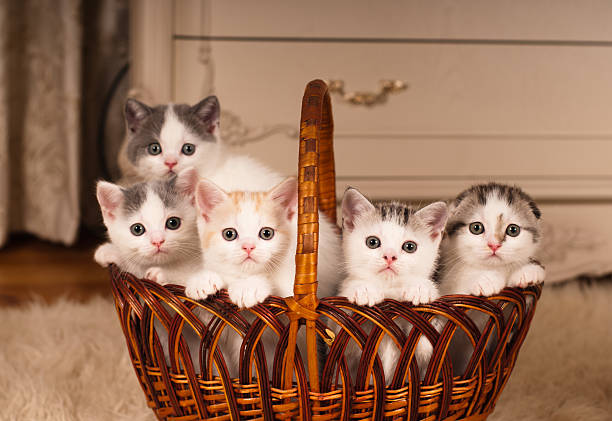
#> input picture basics/cats.jpg, 612 x 421 px, found by its file name
$ python 'coding exam 2.py'
#> lines starting #> are read from the running program, lines starting #| are printed output that depends on the picture; after the words box and inside, x2 and y2 are one past the last pixel; in counts of white or black regions, pixels touching at a corner belong together
import cv2 as cv
import numpy as np
img=cv.imread(r"F:\Akhtar study\Python\PyProjects\new\advanced\Photos\cats.jpg")
#> img is the input picture: shape (421, 612, 3); mean B, G, R 90.5, 114.6, 154.4
hsv=cv.cvtColor(img,cv.COLOR_BGR2HSV)
#> hsv: shape (421, 612, 3); mean H, S, V 15.1, 119.3, 154.4
lower=np.array([35,0,55])
higher=np.array([85,255,255])
mask=cv.inRange(hsv,lower,higher)
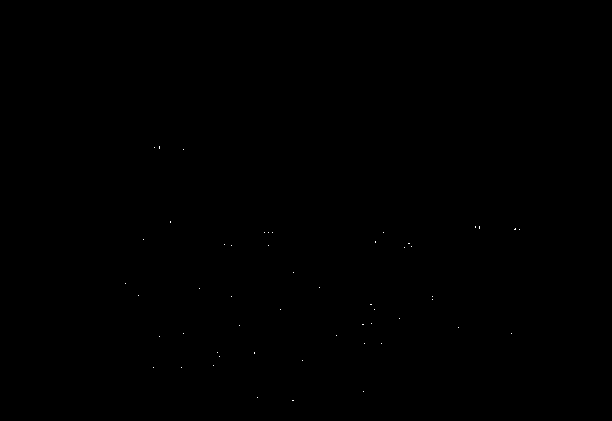
#> mask: shape (421, 612); 0.03% white in thin lines or dots, all inside (x1, y1, x2, y2) = (125, 146, 520, 401)
cv.imshow("Mask Image",mask)
new=cv.bitwise_not(mask)
final=cv.bitwise_and(img,img,mask=new)
cv.imshow("final",final)
cv.waitKey()
